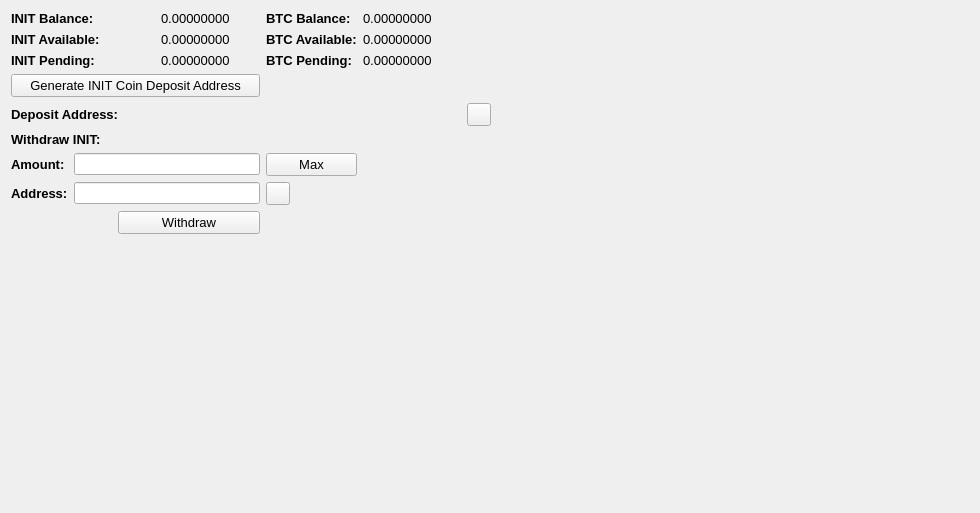
     <widget class="QWidget" name="BalanceTab">
      <attribute name="title">
       <string>Balance</string>
      </attribute>
      <layout class="QGridLayout" name="gridLayout_2">
       <item row="0" column="0" colspan="2">
        <widget class="QLabel" name="label_11">
         <property name="font">
          <font>
           <pointsize>10</pointsize>
           <weight>75</weight>
           <bold>true</bold>
          </font>
         </property>
         <property name="text">
          <string>INIT Balance:</string>
         </property>
        </widget>
       </item>
       <item row="0" column="3">
        <widget class="QLabel" name="INITBalanceLabel">
         <property name="font">
          <font>
           <pointsize>10</pointsize>
          </font>
         </property>
         <property name="text">
          <string>0.00000000</string>
         </property>
         <property name="textInteractionFlags">
          <set>Qt::LinksAccessibleByMouse|Qt::TextSelectableByMouse</set>
         </property>
        </widget>
       </item>
       <item row="0" column="4">
        <widget class="QLabel" name="label_12">
         <property name="font">
          <font>
           <pointsize>10</pointsize>
           <weight>75</weight>
           <bold>true</bold>
          </font>
         </property>
         <property name="text">
          <string>BTC Balance:</string>
         </property>
        </widget>
       </item>
       <item row="0" column="5">
        <widget class="QLabel" name="BitcoinBalanceLabel">
         <property name="font">
          <font>
           <pointsize>10</pointsize>
          </font>
         </property>
         <property name="text">
          <string>0.00000000</string>
         </property>
         <property name="textInteractionFlags">
          <set>Qt::LinksAccessibleByMouse|Qt::TextSelectableByMouse</set>
         </property>
        </widget>
       </item>
       <item row="0" column="7" rowspan="10">
        <spacer name="horizontalSpacer_4">
         <property name="orientation">
          <enum>Qt::Horizontal</enum>
         </property>
         <property name="sizeHint" stdset="0">
          <size>
           <width>478</width>
           <height>488</height>
          </size>
         </property>
        </spacer>
       </item>
       <item row="1" column="0" colspan="2">
        <widget class="QLabel" name="label_13">
         <property name="font">
          <font>
           <pointsize>10</pointsize>
           <weight>75</weight>
           <bold>true</bold>
          </font>
         </property>
         <property name="text">
          <string>INIT Available:</string>
         </property>
        </widget>
       </item>
       <item row="1" column="3">
        <widget class="QLabel" name="INITAvailableLabel_2">
         <property name="font">
          <font>
           <pointsize>10</pointsize>
          </font>
         </property>
         <property name="text">
          <string>0.00000000</string>
         </property>
         <property name="textInteractionFlags">
          <set>Qt::LinksAccessibleByMouse|Qt::TextSelectableByMouse</set>
         </property>
        </widget>
       </item>
       <item row="1" column="4">
        <widget class="QLabel" name="label_15">
         <property name="font">
          <font>
           <pointsize>10</pointsize>
           <weight>75</weight>
           <bold>true</bold>
          </font>
         </property>
         <property name="text">
          <string>BTC Available:</string>
         </property>
        </widget>
       </item>
       <item row="1" column="5">
        <widget class="QLabel" name="BitcoinAvailableLabel">
         <property name="font">
          <font>
           <pointsize>10</pointsize>
          </font>
         </property>
         <property name="text">
          <string>0.00000000</string>
         </property>
         <property name="textInteractionFlags">
          <set>Qt::LinksAccessibleByMouse|Qt::TextSelectableByMouse</set>
         </property>
        </widget>
       </item>
       <item row="2" column="0" colspan="2">
        <widget class="QLabel" name="label_14">
         <property name="font">
          <font>
           <pointsize>10</pointsize>
           <weight>75</weight>
           <bold>true</bold>
          </font>
         </property>
         <property name="text">
          <string>INIT Pending:</string>
         </property>
        </widget>
       </item>
       <item row="2" column="3">
        <widget class="QLabel" name="INITPendingLabel">
         <property name="font">
          <font>
           <pointsize>10</pointsize>
          </font>
         </property>
         <property name="text">
          <string>0.00000000</string>
         </property>
         <property name="textInteractionFlags">
          <set>Qt::LinksAccessibleByMouse|Qt::TextSelectableByMouse</set>
         </property>
        </widget>
       </item>
       <item row="2" column="4">
        <widget class="QLabel" name="label_31">
         <property name="font">
          <font>
           <pointsize>10</pointsize>
           <weight>75</weight>
           <bold>true</bold>
          </font>
         </property>
         <property name="text">
          <string>BTC Pending:</string>
         </property>
        </widget>
       </item>
       <item row="2" column="5">
        <widget class="QLabel" name="BitcoinPendingLabel">
         <property name="font">
          <font>
           <pointsize>10</pointsize>
          </font>
         </property>
         <property name="text">
          <string>0.00000000</string>
         </property>
         <property name="textInteractionFlags">
          <set>Qt::LinksAccessibleByMouse|Qt::TextSelectableByMouse</set>
         </property>
        </widget>
       </item>
       <item row="3" column="0" colspan="4">
        <widget class="QPushButton" name="GenDepositBTN">
         <property name="font">
          <font>
           <pointsize>10</pointsize>
          </font>
         </property>
         <property name="text">
          <string>Generate INIT Coin Deposit Address</string>
         </property>
        </widget>
       </item>
       <item row="4" column="0" colspan="3">
        <widget class="QLabel" name="label_33">
         <property name="font">
          <font>
           <pointsize>10</pointsize>
           <weight>75</weight>
           <bold>true</bold>
          </font>
         </property>
         <property name="text">
          <string>Deposit Address:</string>
         </property>
        </widget>
       </item>
       <item row="4" column="3" colspan="3">
        <widget class="QLabel" name="DepositAddressLabel">
         <property name="minimumSize">
          <size>
           <width>300</width>
           <height>0</height>
          </size>
         </property>
         <property name="palette">
          <palette>
           <active>
            <colorrole role="WindowText">
             <brush brushstyle="SolidPattern">
              <color alpha="255">
               <red>0</red>
               <green>0</green>
               <blue>0</blue>
              </color>
             </brush>
            </colorrole>
            <colorrole role="Text">
             <brush brushstyle="SolidPattern">
              <color alpha="255">
               <red>0</red>
               <green>0</green>
               <blue>255</blue>
              </color>
             </brush>
            </colorrole>
           </active>
           <inactive>
            <colorrole role="WindowText">
             <brush brushstyle="SolidPattern">
              <color alpha="255">
               <red>0</red>
               <green>0</green>
               <blue>0</blue>
              </color>
             </brush>
            </colorrole>
            <colorrole role="Text">
             <brush brushstyle="SolidPattern">
              <color alpha="255">
               <red>0</red>
               <green>0</green>
               <blue>255</blue>
              </color>
             </brush>
            </colorrole>
           </inactive>
           <disabled>
            <colorrole role="WindowText">
             <brush brushstyle="SolidPattern">
              <color alpha="255">
               <red>120</red>
               <green>120</green>
               <blue>120</blue>
              </color>
             </brush>
            </colorrole>
            <colorrole role="Text">
             <brush brushstyle="SolidPattern">
              <color alpha="255">
               <red>120</red>
               <green>120</green>
               <blue>120</blue>
              </color>
             </brush>
            </colorrole>
           </disabled>
          </palette>
         </property>
         <property name="font">
          <font>
           <pointsize>10</pointsize>
           <weight>75</weight>
           <bold>true</bold>
          </font>
         </property>
         <property name="text">
          <string/>
         </property>
         <property name="alignment">
          <set>Qt::AlignRight|Qt::AlignTrailing|Qt::AlignVCenter</set>
         </property>
         <property name="textInteractionFlags">
          <set>Qt::LinksAccessibleByMouse|Qt::TextSelectableByKeyboard|Qt::TextSelectableByMouse</set>
         </property>
        </widget>
       </item>
       <item row="4" column="6">
        <widget class="QToolButton" name="DepositCopyButton">
         <property name="toolTip">
          <string>Copy to clipboard</string>
         </property>
         <property name="text">
          <string/>
         </property>
         <property name="icon">
          <iconset resource="../bitcoin.qrc">
           <normaloff>:/icons/editcopy</normaloff>:/icons/editcopy</iconset>
         </property>
         <property name="shortcut">
          <string>Alt+P</string>
         </property>
        </widget>
       </item>
       <item row="5" column="0" colspan="2">
        <widget class="QLabel" name="label_34">
         <property name="font">
          <font>
           <pointsize>10</pointsize>
           <weight>75</weight>
           <bold>true</bold>
          </font>
         </property>
         <property name="text">
          <string>Withdraw INIT:</string>
         </property>
        </widget>
       </item>
       <item row="6" column="0">
        <widget class="QLabel" name="label_26">
         <property name="font">
          <font>
           <pointsize>10</pointsize>
           <weight>75</weight>
           <bold>true</bold>
          </font>
         </property>
         <property name="text">
          <string>Amount:</string>
         </property>
        </widget>
       </item>
       <item row="6" column="1" colspan="3">
        <widget class="QLineEdit" name="WithdrawUnitsInput">
         <property name="font">
          <font>
           <pointsize>9</pointsize>
           <weight>75</weight>
           <bold>true</bold>
          </font>
         </property>
         <property name="text">
          <string/>
         </property>
        </widget>
       </item>
       <item row="6" column="4">
        <widget class="QPushButton" name="Withdraw_Max_Amount">
         <property name="font">
          <font>
           <pointsize>10</pointsize>
          </font>
         </property>
         <property name="text">
          <string>Max</string>
         </property>
        </widget>
       </item>
       <item row="7" column="0">
        <widget class="QLabel" name="label_10">
         <property name="font">
          <font>
           <pointsize>10</pointsize>
           <weight>75</weight>
           <bold>true</bold>
          </font>
         </property>
         <property name="text">
          <string>Address:</string>
         </property>
        </widget>
       </item>
       <item row="7" column="1" colspan="3">
        <widget class="QLineEdit" name="WithdrawAddress">
         <property name="font">
          <font>
           <pointsize>9</pointsize>
           <weight>75</weight>
           <bold>true</bold>
          </font>
         </property>
        </widget>
       </item>
       <item row="7" column="4">
        <widget class="QToolButton" name="WithdrawPasteButton">
         <property name="toolTip">
          <string>Paste from clipboard</string>
         </property>
         <property name="text">
          <string/>
         </property>
         <property name="icon">
          <iconset resource="../bitcoin.qrc">
           <normaloff>:/icons/editpaste</normaloff>:/icons/editpaste</iconset>
         </property>
         <property name="shortcut">
          <string>Alt+P</string>
         </property>
        </widget>
       </item>
       <item row="8" column="2" colspan="2">
        <widget class="QPushButton" name="WithdrawUnitsBtn">
         <property name="font">
          <font>
           <pointsize>10</pointsize>
          </font>
         </property>
         <property name="text">
          <string>Withdraw</string>
         </property>
        </widget>
       </item>
       <item row="9" column="0" colspan="6">
        <spacer name="verticalSpacer">
         <property name="orientation">
          <enum>Qt::Vertical</enum>
         </property>
         <property name="sizeHint" stdset="0">
          <size>
           <width>428</width>
           <height>262</height>
          </size>
         </property>
        </spacer>
       </item>
      </layout>
      <zorder>label_31</zorder>
      <zorder>label_15</zorder>
      <zorder>label_12</zorder>
      <zorder>label_14</zorder>
      <zorder>label_13</zorder>
      <zorder>label_11</zorder>
      <zorder>BitcoinBalanceLabel</zorder>
      <zorder>INITBalanceLabel</zorder>
      <zorder>INITAvailableLabel_2</zorder>
      <zorder>INITPendingLabel</zorder>
      <zorder>BitcoinAvailableLabel</zorder>
      <zorder>BitcoinPendingLabel</zorder>
      <zorder>label_33</zorder>
      <zorder>GenDepositBTN</zorder>
      <zorder>DepositAddressLabel</zorder>
      <zorder>Withdraw_Max_Amount</zorder>
      <zorder>label_34</zorder>
      <zorder>WithdrawUnitsInput</zorder>
      <zorder>label_10</zorder>
      <zorder>label_26</zorder>
      <zorder>WithdrawAddress</zorder>
      <zorder>WithdrawUnitsBtn</zorder>
      <zorder>horizontalSpacer_4</zorder>
      <zorder>verticalSpacer</zorder>
      <zorder>WithdrawPasteButton</zorder>
      <zorder>DepositCopyButton</zorder>
     </widget>
